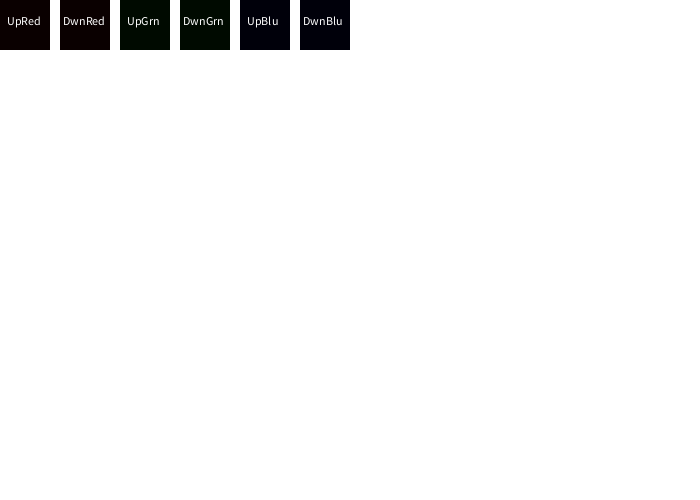
Frame 1 (no input)
Frame 60 (the mouse pressed at the canvas centre just before this capture): identical to frame 1, image omitted
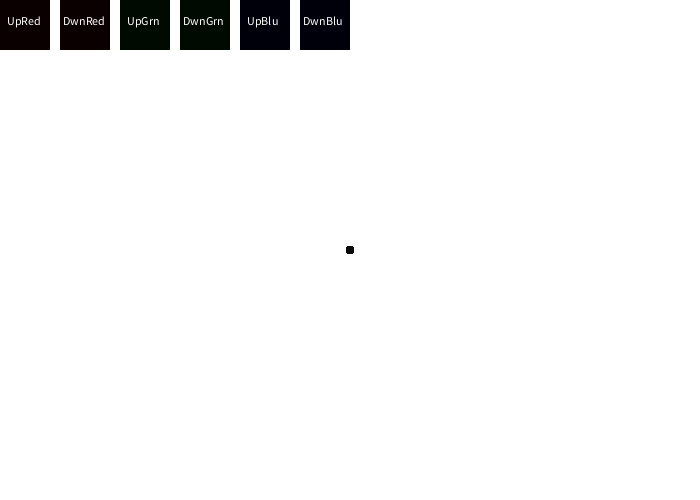
Frame 120 (the mouse held since frame 60 and released just before this capture)

The Processing sketch that drew these frames (run headless with seeded random() and noise(); from frame 60 on, the mouse is pressed at the canvas centre):

// Processing sketch: PaintClone
// ── PaintClone.pde
//finish this paint program.
//if you press more green enough times it goes back to black
//if you press the less green button when the cursor is black it should go to green
//hint modulo command %
//further hint the modulo command in processing doesn't play nice with negatives

//make buttons for blue and red
//debounce the buttons
//hint make a mousePressed method

//Pat on the back for marking your up/down buttons in a nice way.

color cursorcolor = 0;
int red = 10;
int green = 10;
int blue = 10;
int step = 10;
void setup() {
  size(700, 500);
  background(255);
}



void draw() {
  noStroke();
  
  //more red button
  fill(red, 0, 0);
  rect(0,0,50,50);
  fill(255);
  text("UpRed", 7, 25);
  if (mousePressed && mouseX<50 && mouseY<50){
    red = red +step;
  }
  //less red button
  fill(red, 0, 0);
  rect(60,0,50,50);
  fill(255);
  text("DwnRed", 63, 25);
  if (mousePressed && mouseX>60 && mouseX<110 && mouseY<50){
    red = red -step;
  }
  //more green button
  fill(0,green,0);
  rect(120,0,50,50);
  fill(255);
  text("UpGrn", 127, 25);
  if (mousePressed && mouseX>120 && mouseX<170 && mouseY<50){
    green = green +step;
  } 
  //less green button
  fill(0,green,0);
  rect(180,0,50,50);
  fill(255);
  text("DwnGrn", 183, 25);
  if (mousePressed && 180<mouseX && mouseX<230 && mouseY<50){
     green = green -step;
  }
  // more blue button
  fill(0,0,blue);
  rect(240, 0, 50, 50);
  fill(255);
  text("UpBlu", 247, 25);
  if (mousePressed && 240<mouseX && mouseX<290 && mouseY<50){
    blue = blue +step;
  }
  //less blue button
  fill(0,0,blue);
  rect(300, 0, 50, 50);
  fill(255);
  text("DwnBlu", 303, 25);
  if (mousePressed && 300<mouseX && mouseX<350 && mouseY<50){
    blue = blue -step;
  }
  cursorcolor = color(red,green,blue); 
  
  //drawing part
  if (mousePressed) {
    fill(cursorcolor);
    ellipse(mouseX, mouseY, 8, 8);
  }
  //debounces the color buttons
  if (red<0){
    red=255;
  }
  if (green<0){
    green=255;
  }
  if(blue<0){
    blue=255;
  }
  if(red>255){
    red = 0;
  }
  if(green>255){
    green = 0;
  }
  if(blue>255){
    blue = 0;
  }
}
